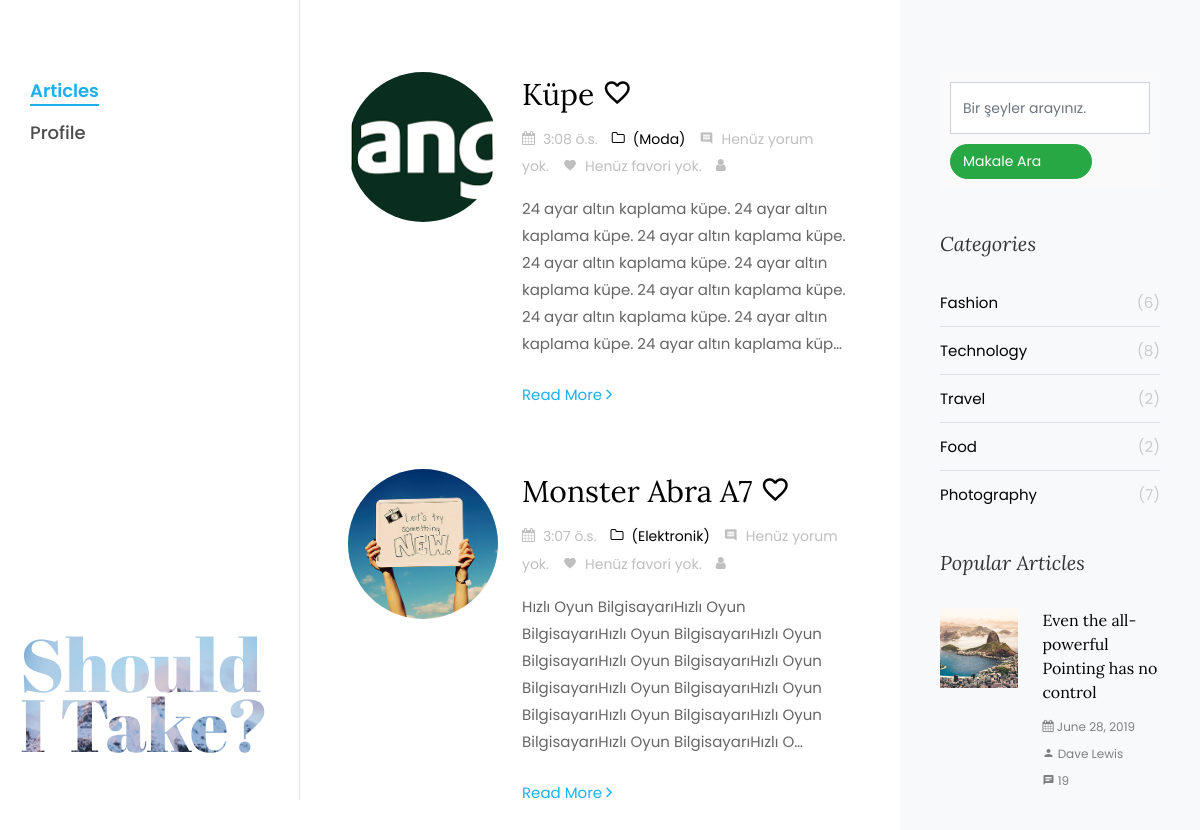
The app's page /articles/, older data.
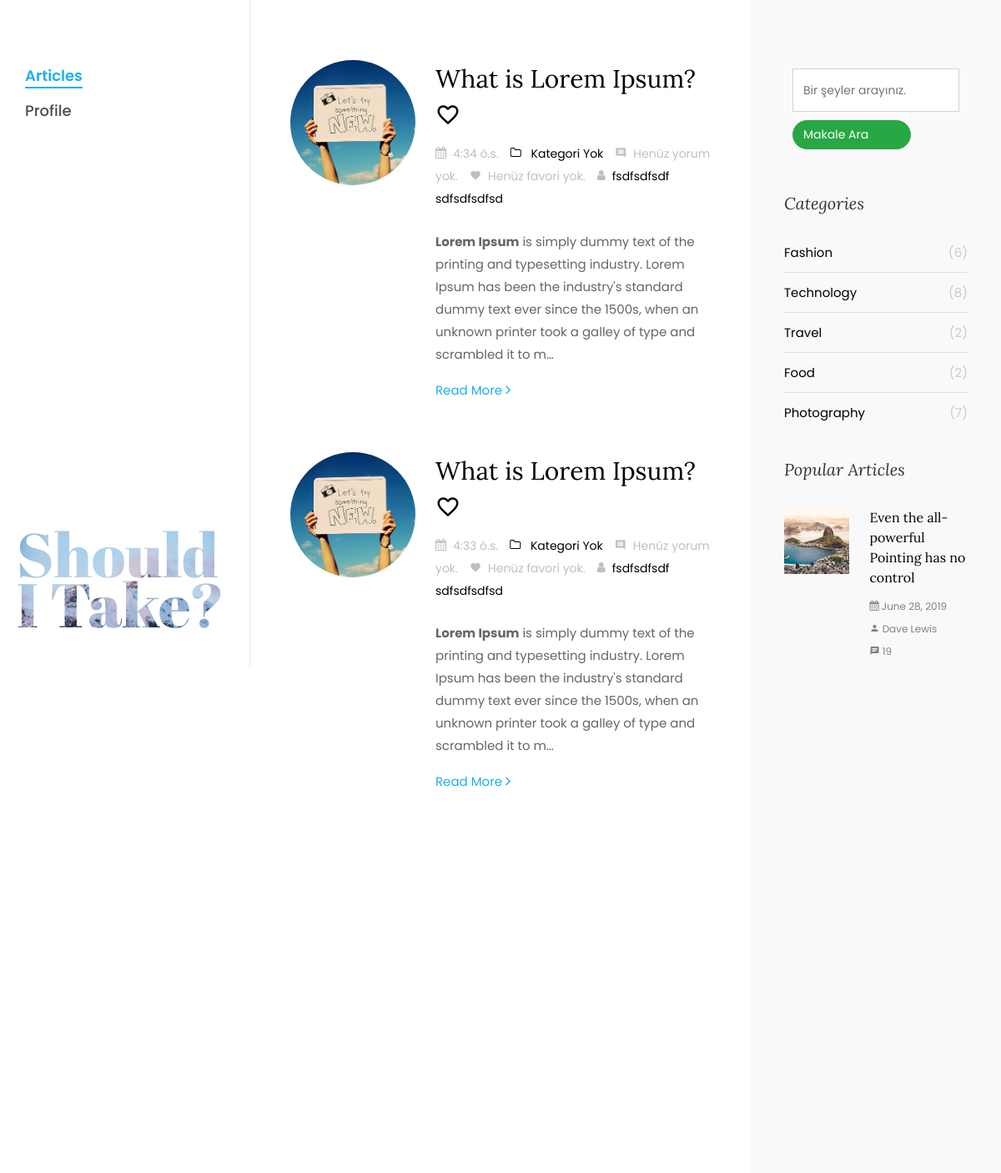
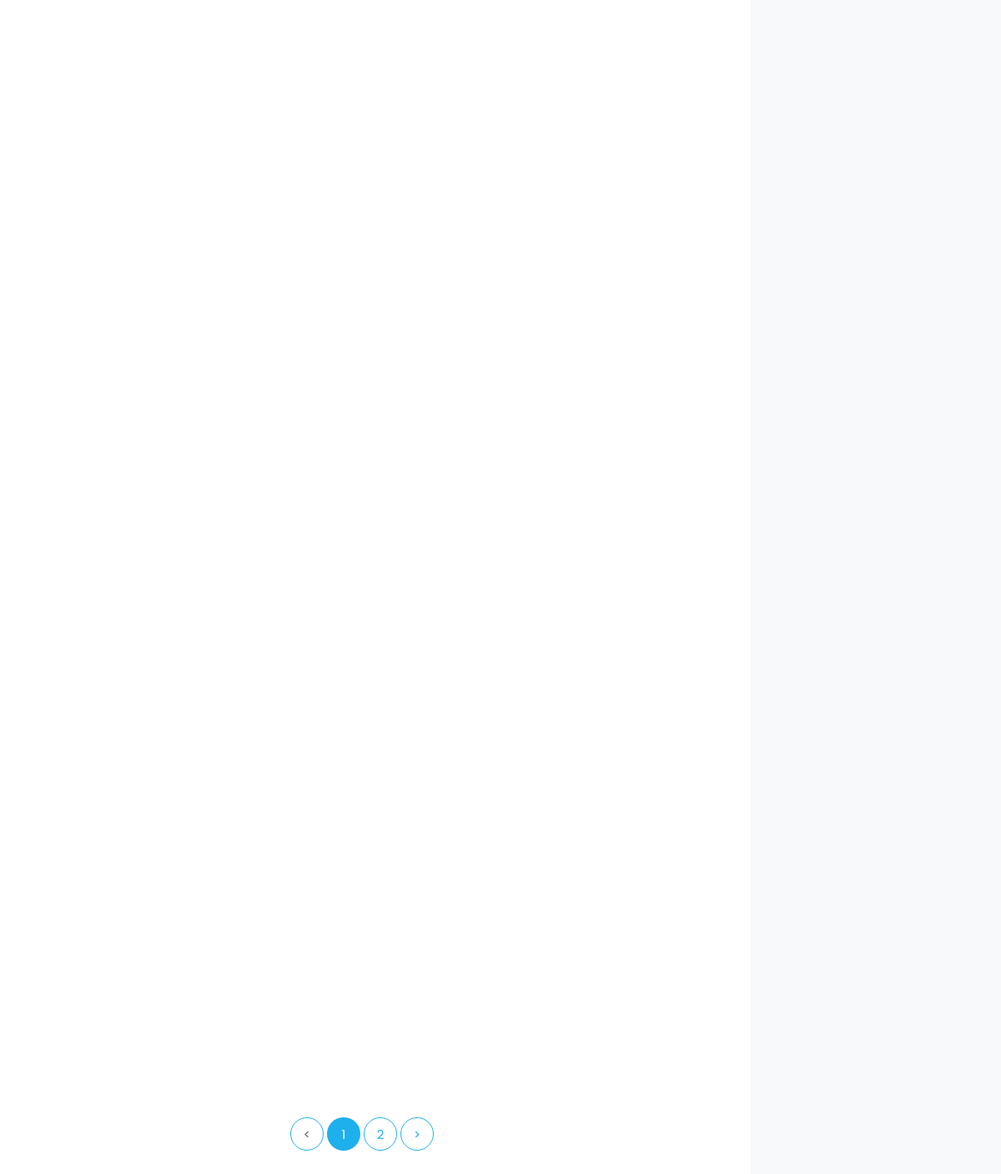
The same page, newer data (2 pictures, top to bottom).
### app/models.py (models this page shows, shortened)
class Product(models.Model):
    name = models.CharField(max_length=50, blank=True, null=True, verbose_name='Name:')
    user = models.ForeignKey(User, default=1, null=True, verbose_name='User', related_name='product',
                             on_delete=models.CASCADE)
    icerik = RichTextField(null=True, blank=False, max_length=5000, verbose_name="İçerik giriniz...")
    created_date = models.TimeField(auto_now_add=True, auto_now=False)
    image = models.ImageField(default='/img/default.jpg', upload_to=uplod_to, verbose_name='Image', blank=True)
    categorys = models.ManyToManyField(default='Elektronik',to=Category, blank=True)
    Subcategorys = models.ManyToManyField(to=Subcategory, blank=True)
    ProductTitles = models.ManyToManyField(to=ProductTitle, blank=True)
    unique_id = models.CharField(max_length=100, editable=True, null=True)
    slug = models.SlugField(null=True, unique=True, editable=False)
    def get_added_favorite_user(self):
        return self.favorite.values_list('user__username', flat=True)
    def get_comment_count(self):
        yorum_sayisi = self.comment.count()
        if yorum_sayisi > 0:
            return yorum_sayisi
        return "Henüz yorum yok."
    def get_favori_count(self):
        fovori_sayisi = self.favorite.count()
        if fovori_sayisi > 0:
            return fovori_sayisi
        return "Henüz favori yok."
    class Meta:
        verbose_name_plural = 'Ürünler'
        ordering = ['-id']
    def get_image(self):
        if self.image:
            return self.image.url
        else:
            return '/img/default.jpg'

class Category(models.Model):
    name = models.CharField(max_length=50, verbose_name='Kategori')
    class Meta:
        verbose_name_plural = 'Kategoriler'
    def __str__(self):
        return self.name

### auths/models.py (models this page shows, shortened)
class UserProfile(models.Model):
    Cinsiyet = ((None, 'Cinsiyet'), ('diger', 'DİĞER'), ('erkek', 'ERKEK'), ('kadın', 'KADIN'))
    user = models.OneToOneField(User, null=True, blank=False, verbose_name='User', on_delete=models.CASCADE)
    bio = models.TextField(max_length=1000, verbose_name='Hakkımda', blank=True, null=True)
    profile_photo = models.ImageField(null=True, blank=True, verbose_name='Profil Fotoğrafı')
    dogum_tarihi = models.DateField(null=True, blank=True, verbose_name='Doğum Tarihi')
    cinsiyet = models.CharField(choices=Cinsiyet, blank=True, max_length=6, verbose_name='Cinsiyet')
    class Meta:
        verbose_name_plural = "Kullanici Profilleri"
    def get_screen_name(self):
        user = self.user
        if user.get_full_name():
            return user.get_full_name()
        return user.username

### app/views.py (the view)
# urls.py: url(r'^articles/$', views.ArticleList, name='articles'),
def ArticleList(request):
    articles = models.Product.objects.all()
    form = CategorySorguForm(data=request.GET or None)
    page = request.GET.get('page', 1)
    if form.is_valid():
        taslak_yayin = form.cleaned_data.get('taslak_yayin')
        search = form.cleaned_data.get('search', None)
        if search:
            articles = articles.filter(Q(icerik__icontains=search) | Q(name__icontains=search))
    paginator = Paginator(articles, 6)
    try:
        articles = paginator.page(page)
    except EmptyPage:
        articles = paginator.page(paginator.num_pages)
    except PageNotAnInteger:
        articles = paginator.page(1)
    context = {'articles': articles, 'form': form}
    return render(request, 'BlogTemplate/articles.html', context)

### app/forms.py
class CategorySorguForm(forms.Form):
    search = forms.CharField(required=False, max_length=500, widget=forms.TextInput(
        attrs={'placeholder': 'Bir şeyler arayınız.', 'class': 'form-control'}))

### templates/BlogTemplate/articles.html (shortened to what this page needs)
{% extends 'BlogTemplate/index.html' %}
{% load static %}
{% block content %}
<div class="row pt-md-4" >
    {% for article in articles %}
        <div class="col-md-12">
            <div class="blog-entry ftco-animate d-md-flex">
                <a href="{% url 'details' article.slug %}" class="img img-2"
                   style="background-image: url({{ article.get_image }});"></a>
                <div class="text text-2 pl-md-4">
                    <h3 class="mb-2">
                        <a title="{{ article.name }}" href="{% url 'details' article.slug %}">
                            {{ article.name|truncatechars:20 }}
                        </a>
                        <a class=" {% if request.user.username in article.get_added_favorite_user %}
                           icon-favorite
                           {% else %}
                           icon-favorite_border
                           {% endif %}"
                           href="{% url 'add-remove-favorite' article.slug%}?next={% url 'articles' %}">
                        </a>
                    </h3>
                    <div class="meta-wrap">
                        <p class="meta">
                            <span><i class="icon-calendar mr-2"></i>{{article.created_date}}</span>
                            <span><a href="single.html"><i class="icon-folder-o mr-2"></i>{% if article.categorys.get %}({{ article.categorys.get }}){% else %} Kategori Yok{% endif %}</a></span>
                            <span><i class="icon-comment2 mr-2"></i>{{ article.get_comment_count}}</span>
                            <span><i class="icon-favorite mr-2"></i>{{ article.get_favori_count}}</span>
                            <span><i class="icon-user mr-2"></i><a href="{% url 'user_profile' article.user.username %}">{{ article.user.userprofile.get_screen_name}}</a></span>
                        </p>
                    </div>
                    <p class="mb-4">{{ article.icerik|safe|truncatechars:250 }}</p>
                    <p><a href="{% url 'details' article.slug %}" class="btn-custom">Read More <span
                            class="ion-ios-arrow-forward"></span></a></p>
                </div>
            </div>
        </div>
    {% endfor %}
</div>
<div class="row">
    <div class="col">
        <div class="block-27">
            {% if articles.has_other_pages %}
                <ul>
                    {% if articles.has_previous %}
                        <li><a href="#">&lt;</a></li>
                    {% else %}
                        <li><a class="disabled">&lt;</a></li>
                    {% endif %}
                    {% for i in articles.paginator.page_range %}
                        {% if  articles.number == i %}
                            <li class="active"><span>{{i}}<span class="sr-only">(current)</span></span></li>
                        {% else %}
                            <li ><a href="?page={{ i }}">{{ i }}</a> </li>
                        {% endif %}
                    {% endfor %}
                    {% if articles.has_next %}
                    <li><a href="?page={{ articles.next_page_number }}{% if request.GET.search %}&search={{ request.GET.search }}{% endif %}"> > </a></li>
                    {% else %}
                        <li class="disabled"><span> > </span></li>
                    {% endif %}
                </ul>
            {% endif %}
        </div>
    </div>
</div>
{% endblock %}

### templates/BlogTemplate/index.html (shortened to what this page needs)
{% load static %}
<!DOCTYPE html>
<html lang="en">
<head>
    <link rel="stylesheet" href="{% static 'BlogTemplate/css/open-iconic-bootstrap.min.css' %}">
    <link rel="stylesheet" href="{% static 'BlogTemplate/css/animate.css' %}">
    <link rel="stylesheet" href="{% static 'BlogTemplate/css/owl.carousel.min.css' %}">
    <link rel="stylesheet" href="{% static 'BlogTemplate/css/owl.theme.default.min.css' %}">
    <link rel="stylesheet" href="{% static 'BlogTemplate/css/magnific-popup.css' %}">
    <link rel="stylesheet" href="{% static 'ProfileTemplate/css/icomoon.css' %}">
    <link rel="stylesheet" href="{% static 'BlogTemplate/css/aos.css' %}">
    <link rel="stylesheet" href="{% static 'BlogTemplate/css/ionicons.min.css' %}">
    <link rel="stylesheet" href="{% static 'BlogTemplate/css/bootstrap-datepicker.css' %}">
    <link rel="stylesheet" href="{% static 'BlogTemplate/css/jquery.timepicker.css' %}">
    <link rel="stylesheet" href="{% static 'BlogTemplate/css/flaticon.css' %}">
    <link rel="stylesheet" href="{% static 'BlogTemplate/css/icomoon.css' %}">
    <link rel="stylesheet" href="{% static 'BlogTemplate/css/style.css' %}">
</head>
<body>
<div id="colorlib-page">
    <aside id="colorlib-aside" role="complementary" class="js-fullheight">
        <nav id="colorlib-main-menu" role="navigation">
            <ul>
                <li class="colorlib-active"><a href="{% url 'articles' %}">Articles</a></li>
                <li><a href="{% url 'user_profile' request.user%}">Profile</a></li>
            </ul>
        </nav>
        <div class="colorlib-footer">
            <h1 id="colorlib-logo" class="mb-4"><a href="index.html" style="background-image: url({% static 'BlogTemplate/images/bg_1.jpg' %});">Should
                <span>I Take?</span></a></h1>
        </div>
    </aside>
    <div id="colorlib-main" >
        <section class="ftco-section ftco-no-pt ftco-no-pb">
            <div class="container" >
                <div class="row d-flex">
                    <div class="col-xl-8 py-5 px-md-5">
                        {% block content %}
                        {% endblock %}
                    </div>
                    <div class="col-xl-4 sidebar ftco-animate bg-light pt-5">
                        <div class="sidebar-box pt-md-4">
                          <form action="{% url 'articles' %}" class="search-form">
                            <div class="form-group">
                            {% if request.path == '/articles/' %}
                                {% for field in form %}
                                    {{ field }}
                                {% endfor %}
                                    <div>
                                        <input style="margin-top: 10px" value="Makale Ara" type="submit" class="btn btn-success" >
                                    </div>
                            {% endif %}
                            </div>
                          </form>
                        </div>
                        <div class="sidebar-box ftco-animate">
                            <h3 class="sidebar-heading">Categories</h3>
                            <ul class="categories">
                                <li><a href="#">Fashion <span>(6)</span></a></li>
                                <li><a href="#">Technology <span>(8)</span></a></li>
                                <li><a href="#">Travel <span>(2)</span></a></li>
                                <li><a href="#">Food <span>(2)</span></a></li>
                                <li><a href="#">Photography <span>(7)</span></a></li>
                            </ul>
                        </div>
                        <div class="sidebar-box ftco-animate">
                            <h3 class="sidebar-heading">Popular Articles</h3>
                            <div class="block-21 mb-4 d-flex">
                                <a class="blog-img mr-4" style="background-image: url({% static 'BlogTemplate/images/image_3.jpg' %});"></a>
                                <div class="text">
                                    <h3 class="heading"><a href="#">Even the all-powerful Pointing has no control</a>
                                    </h3>
                                    <div class="meta">
                                        <div><a href="#"><span class="icon-calendar"></span> June 28, 2019</a></div>
                                        <div><a href="#"><span class="icon-person"></span> Dave Lewis</a></div>
                                        <div><a href="#"><span class="icon-chat"></span> 19</a></div>
                                    </div>
                                </div>
                            </div>
                        </div>
                </div>
            </div>
        </section>
    </div>
</div>
</body>
</html>

### static/ProfileTemplate/css/icomoon.css (style rules this page uses)
[class^="icon-"], [class*=" icon-"] { font-family: 'icomoon' !important; speak: none; font-style: normal; font-weight: normal; font-variant: normal; text-transform: none; line-height: 1; -webkit-font-smoothing: antialiased; -moz-osx-font-smoothing: grayscale; }
.icon-user:before { content: "\e957"; }

### static/BlogTemplate/css/icomoon.css (style rules this page uses)
[class^="icon-"], [class*=" icon-"] { font-family: 'icomoon' !important; speak: none; font-style: normal; font-weight: normal; font-variant: normal; text-transform: none; line-height: 1; -webkit-font-smoothing: antialiased; -moz-osx-font-smoothing: grayscale; }
.icon-user:before { content: "\f007"; }
.icon-calendar:before { content: "\f073"; }
.icon-folder-o:before { content: "\f114"; }
.icon-chat:before { content: "\e0b7"; }
.icon-comment2:before { content: "\e0b9"; }
.icon-favorite:before { content: "\e87d"; }
.icon-favorite_border:before { content: "\e87e"; }
.icon-person:before { content: "\e7fd"; }

Row changes from the older to the newer data that the page shows:
removed Product: get_image (picture), name "Küpe", created_date "3:08 ö.s.", categorys.get "Moda", get_comment_count "Henüz yorum yok.", get_favori_count "Henüz favori yok.", icerik "24 ayar altın kaplama küpe. 24 ayar altın kaplama küpe. 24 ayar altın kaplama küpe. 24 ayar altın kaplama küpe. 24 ayar altın kaplama küpe. 24 ayar altın kaplama küpe. 24 ayar altın kaplama küpe. 24 ayar altın kaplama küpe. 24 ayar altın kaplama küp…"
removed Product: get_image (placeholder picture), name "Monster Abra A7", created_date "3:07 ö.s.", categorys.get "Elektronik", get_comment_count "Henüz yorum yok.", get_favori_count "Henüz favori yok.", icerik "Hızlı Oyun BilgisayarıHızlı Oyun BilgisayarıHızlı Oyun BilgisayarıHızlı Oyun BilgisayarıHızlı Oyun BilgisayarıHızlı Oyun BilgisayarıHızlı Oyun BilgisayarıHızlı Oyun BilgisayarıHızlı Oyun BilgisayarıHızlı Oyun BilgisayarıHızlı Oyun BilgisayarıHızlı O…"
added Product: get_image (placeholder picture), name "What is Lorem Ipsum?", created_date "4:34 ö.s.", shows "Kategori Yok", get_comment_count "Henüz yorum yok.", get_favori_count "Henüz favori yok.", user.userprofile.get_screen_name "fsdfsdfsdf sdfsdfsdfsd", icerik "Lorem Ipsum is simply dummy text of the printing and typesetting industry. Lorem Ipsum has been the industry's standard dummy text ever since the 1500s, when an unknown printer took a galley of type and scrambled it to m…"
added Product: get_image (placeholder picture), name "What is Lorem Ipsum?", created_date "4:33 ö.s.", shows "Kategori Yok", get_comment_count "Henüz yorum yok.", get_favori_count "Henüz favori yok.", user.userprofile.get_screen_name "fsdfsdfsdf sdfsdfsdfsd", icerik "Lorem Ipsum is simply dummy text of the printing and typesetting industry. Lorem Ipsum has been the industry's standard dummy text ever since the 1500s, when an unknown printer took a galley of type and scrambled it to m…"
Text that changed along with them:
new list line: "1"
new list line: "2"
